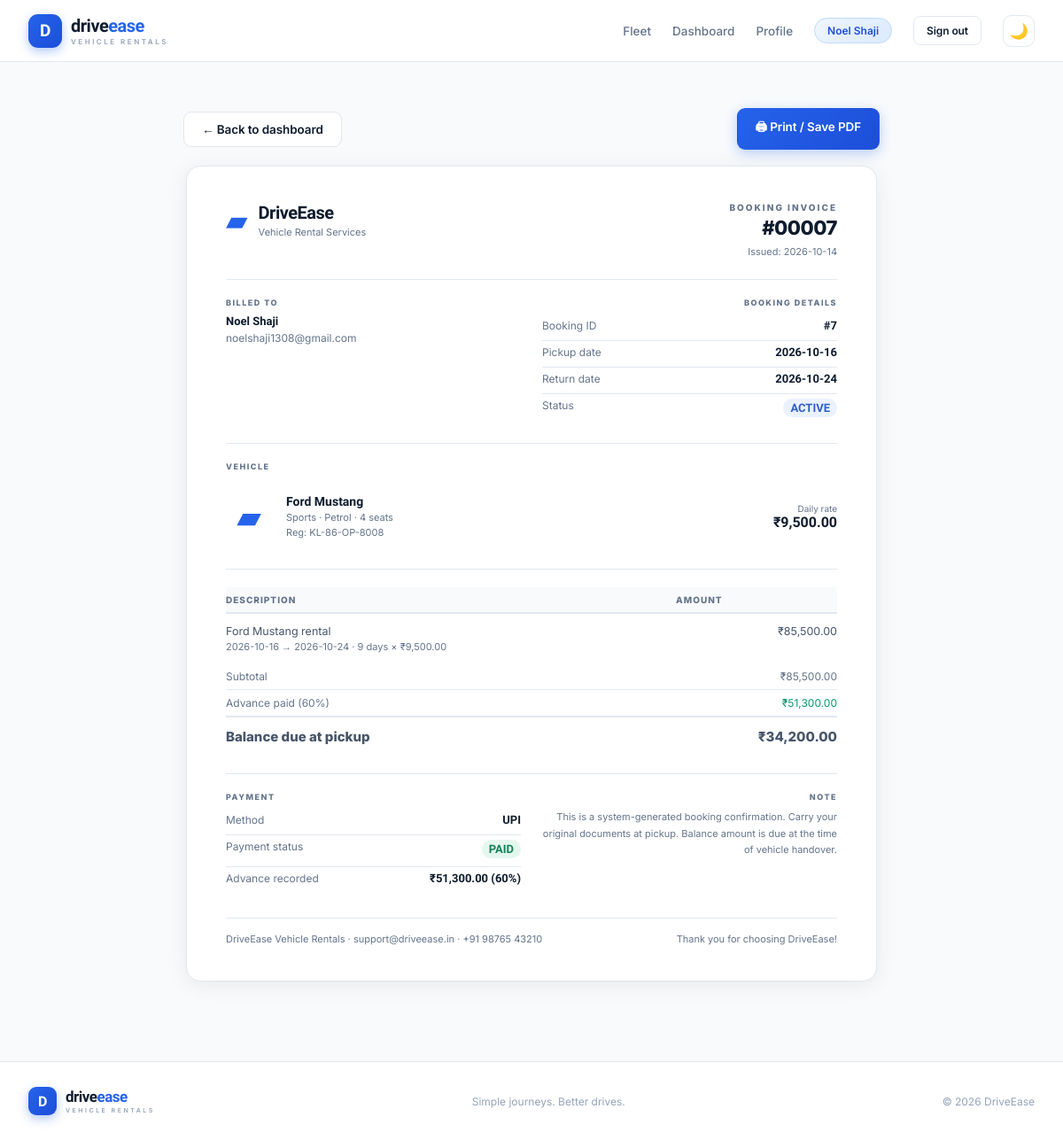
/invoice/7 (signed in), run on the app's committed database.
### tables this page shows
CREATE TABLE users (
            user_id INTEGER PRIMARY KEY AUTOINCREMENT,
            full_name TEXT NOT NULL,
            email TEXT UNIQUE NOT NULL,
            password_hash TEXT NOT NULL,
            role TEXT NOT NULL CHECK(role IN ('admin','customer')),
            phone TEXT DEFAULT '',
            created_at TEXT DEFAULT CURRENT_TIMESTAMP
        );

CREATE TABLE rentals (
            rental_id INTEGER PRIMARY KEY AUTOINCREMENT,
            user_id INTEGER NOT NULL,
            veh_id INTEGER NOT NULL,
            start_date TEXT NOT NULL,
            end_date TEXT NOT NULL,
            total_amount REAL NOT NULL CHECK(total_amount > 0),
            advance_paid REAL NOT NULL DEFAULT 0,
            payment_method TEXT DEFAULT '',
            payment_status TEXT NOT NULL DEFAULT 'pending' CHECK(payment_status IN ('pending','paid','refunded')),
            status TEXT NOT NULL DEFAULT 'pending' CHECK(status IN ('pending','approved','active','completed','cancelled')),
            created_at TEXT DEFAULT CURRENT_TIMESTAMP, refund_status TEXT NOT NULL DEFAULT 'none' CHECK(refund_status IN ('none','initiated')),
            FOREIGN KEY(user_id) REFERENCES users(user_id),
            FOREIGN KEY(veh_id) REFERENCES vehicles(veh_id)
        );

CREATE TABLE vehicles (
            veh_id INTEGER PRIMARY KEY AUTOINCREMENT,
            reg_number TEXT UNIQUE NOT NULL,
            brand TEXT NOT NULL,
            model TEXT NOT NULL,
            category TEXT NOT NULL,
            rental_price REAL NOT NULL CHECK(rental_price > 0),
            fuel_type TEXT DEFAULT 'Petrol',
            transmission TEXT NOT NULL DEFAULT 'Manual' CHECK(transmission IN ('Manual','Automatic')),
            seats INTEGER DEFAULT 5 CHECK(seats > 0),
            avail_status TEXT NOT NULL DEFAULT 'available' CHECK(avail_status IN ('available','rented','maintenance')),
            image_url TEXT DEFAULT '',
            description TEXT DEFAULT ''
        );

### app.py (the view)
@app.route('/invoice/<int:rental_id>')
@login_required('customer')
def invoice(rental_id):
    with connect() as con:
        rental = con.execute('''
            SELECT r.*,v.brand,v.model,v.reg_number,v.category,v.fuel_type,v.seats,
                   u.full_name,u.email,u.phone
            FROM rentals r
            JOIN vehicles v ON r.veh_id=v.veh_id
            JOIN users u ON r.user_id=u.user_id
            WHERE r.rental_id=? AND r.user_id=?
        ''', (rental_id, session['user_id'])).fetchone()
    if not rental:
        flash('Invoice not found.', 'error')
        return redirect(url_for('dashboard'))
    from datetime import date as _date
    start = _date.fromisoformat(rental['start_date'])
    end   = _date.fromisoformat(rental['end_date'])
    days    = (end - start).days + 1
    daily   = round(rental['total_amount'] / days, 2)
    advance = round(rental['advance_paid'], 2)
    balance = round(rental['total_amount'] - advance, 2)
    return render_template('invoice.html', r=rental, days=days, daily=daily, advance=advance, balance=balance)

### app.py (called while the page is built)
def connect():
    con = sqlite3.connect(DB)
    con.row_factory = sqlite3.Row
    con.execute('PRAGMA foreign_keys = ON')
    return con

def login_required(role=None):
    def decorator(fn):
        @wraps(fn)
        def wrapped(*args, **kwargs):
            if not session.get('user_id'):
                return redirect(url_for('login'))
            if role and session.get('role') != role:
                flash('You do not have permission to access that page.', 'error')
                return redirect(url_for('dashboard'))
            return fn(*args, **kwargs)
        return wrapped
    return decorator

@app.context_processor
def inject_globals():
    return {'current_year': date.today().year, 'theme': session.get('theme', 'light')}

### templates/invoice.html (shortened to what this page needs)
{% extends 'base.html' %}
{% block content %}
<section class="page-wrap narrow-wrap">
  <div class="invoice-toolbar no-print">
    <a class="btn btn-outline" href="{{ url_for('dashboard') }}">← Back to dashboard</a>
    <button class="btn btn-primary" onclick="window.print()">🖨 Print / Save PDF</button>
  </div>
  <div class="invoice-paper">
    <div class="inv-header">
      <div class="inv-brand">
        <span class="inv-logo">▰</span>
        <div>
          <b>DriveEase</b>
          <small>Vehicle Rental Services</small>
        </div>
      </div>
      <div class="inv-meta">
        <div class="inv-title">BOOKING INVOICE</div>
        <div class="inv-number">#{{ '%05d' % r.rental_id }}</div>
        <small>Issued: {{ r.created_at[:10] }}</small>
      </div>
    </div>
    <hr class="inv-divider">
    <div class="inv-two-col">
      <div>
        <div class="inv-section-label">BILLED TO</div>
        <b>{{ r.full_name }}</b>
        <p>{{ r.email }}</p>
      </div>
      <div class="inv-right-block">
        <div class="inv-section-label">BOOKING DETAILS</div>
        <div class="inv-detail-row"><span>Booking ID</span><b>#{{ r.rental_id }}</b></div>
        <div class="inv-detail-row"><span>Pickup date</span><b>{{ r.start_date }}</b></div>
        <div class="inv-detail-row"><span>Return date</span><b>{{ r.end_date }}</b></div>
        <div class="inv-detail-row"><span>Status</span>
          <b class="inv-status inv-status-{{ r.status }}">{{ r.status | upper }}</b>
        </div>
      </div>
    </div>
    <hr class="inv-divider">
    <div class="inv-section-label" style="margin-bottom:12px">VEHICLE</div>
    <div class="inv-vehicle-row">
      <div class="inv-vehicle-symbol">▰</div>
      <div class="inv-vehicle-info">
        <b>{{ r.brand }} {{ r.model }}</b>
        <small>{{ r.category }} · {{ r.fuel_type }} · {{ r.seats }} seats</small>
        <small>Reg: {{ r.reg_number }}</small>
      </div>
      <div class="inv-vehicle-rate">
        <small>Daily rate</small>
        <b>₹{{ '{:,.2f}'.format(daily) }}</b>
      </div>
    </div>
    <hr class="inv-divider">
    <table class="inv-table">
      <thead>
        <tr>
          <th>Description</th>
          <th class="inv-col-right">Amount</th>
        </tr>
      </thead>
      <tbody>
        <tr>
          <td>
            {{ r.brand }} {{ r.model }} rental
            <small class="inv-line-sub">{{ r.start_date }} → {{ r.end_date }} · {{ days }} day{{ 's' if days != 1 else '' }} × ₹{{ '{:,.2f}'.format(daily) }}</small>
          </td>
          <td class="inv-col-right">₹{{ '{:,.2f}'.format(r.total_amount) }}</td>
        </tr>
      </tbody>
      <tfoot>
        <tr class="inv-subtotal">
          <td>Subtotal</td>
          <td class="inv-col-right">₹{{ '{:,.2f}'.format(r.total_amount) }}</td>
        </tr>
        <tr class="inv-subtotal">
          <td>Advance paid ({{ ((advance / r.total_amount) * 100)|round|int }}%)</td>
          <td class="inv-col-right inv-paid">₹{{ '{:,.2f}'.format(advance) }}</td>
        </tr>
        <tr class="inv-total-row">
          <td>Balance due at pickup</td>
          <td class="inv-col-right">₹{{ '{:,.2f}'.format(balance) }}</td>
        </tr>
      </tfoot>
    </table>
    <hr class="inv-divider">
    <div class="inv-two-col">
      <div>
        <div class="inv-section-label">PAYMENT</div>
        <div class="inv-detail-row"><span>Method</span><b>{{ r.payment_method or '—' }}</b></div>
        <div class="inv-detail-row"><span>Payment status</span>
          <b class="inv-status inv-pay-{{ r.payment_status }}">{{ r.payment_status | upper }}</b>
        </div>
        <div class="inv-detail-row"><span>Advance recorded</span><b>₹{{ '{:,.2f}'.format(advance) }} ({{ ((advance / r.total_amount) * 100)|round|int }}%)</b></div>
      </div>
      <div class="inv-right-block inv-note-box">
        <div class="inv-section-label">NOTE</div>
        <p>This is a system-generated booking confirmation. Carry your original documents at pickup. Balance amount is due at the time of vehicle handover.</p>
      </div>
    </div>
    <div class="inv-footer">
      <span>DriveEase Vehicle Rentals · support@driveease.in · +91 98765 43210</span>
      <span>Thank you for choosing DriveEase!</span>
    </div>
  </div>
</section>
{% endblock %}

### templates/base.html (shortened to what this page needs)
<!doctype html>
<html lang="en" data-theme="{{ theme }}">
<head>
  <link rel="stylesheet" href="{{ url_for('static', filename='style.css') }}">
  <link rel="stylesheet" href="{{ url_for('static', filename='extra.css') }}">
</head>
<body>
<nav class="navbar">
  <a class="brand" href="{{ url_for('home') }}">
    <span class="brand-mark">D</span>
    <span>drive<span class="brand-accent">ease</span><small>VEHICLE RENTALS</small></span>
  </a>
  <div class="nav-links">
    <a href="{{ url_for('vehicles') }}">Fleet</a>
    {% if session.get('user_id') %}
      <a href="{{ url_for('dashboard') }}">Dashboard</a>
      <a href="{{ url_for('profile') }}">Profile</a>
      <span class="user-chip">{{ session.get('name','User') }}</span>
      <a class="btn btn-outline btn-small" href="{{ url_for('logout') }}">Sign out</a>
    {% else %}
      <a href="{{ url_for('login') }}">Sign in</a>
      <a class="btn btn-primary btn-small" href="{{ url_for('register') }}">Get started</a>
    {% endif %}
    <a href="{{ url_for('toggle_theme') }}" class="theme-toggle" title="Toggle dark/light mode" aria-label="Toggle theme">
      {% if theme == 'dark' %}☀️{% else %}🌙{% endif %}
    </a>
  </div>
</nav>
<main>
  {% block content %}{% endblock %}
</main>
<footer>
  <div class="footer-inner">
    <a class="brand footer-brand" href="{{ url_for('home') }}">
      <span class="brand-mark">D</span>
      <span>drive<span class="brand-accent">ease</span><small>VEHICLE RENTALS</small></span>
    </a>
    <span>Simple journeys. Better drives.</span>
    <span>© {{ current_year }} DriveEase</span>
  </div>
</footer>
</body>
</html>

### static/style.css (style rules this page uses)
:root { --ink:#0f1c2e;--muted:#64748b;--line:#e2e8f0;--blue:#2563eb;--blue-dark:#1d4ed8;--pale:#f0f6ff;--green:#059669;--shadow:0 4px 6px -1px rgba(0,0,0,.07),0 2px 4px -2px rgba(0,0,0,.05);--shadow-lg:0 20px 40px rgba(15,28,46,.10);--bg:#f8fafc;--card-bg:#ffffff;--nav-bg:#ffffff;--input-bg:#ffffff;--table-head:#f8fafc;--footer-border:#e2e8f0;--radius:12px;--radius-lg:18px }
.theme-toggle { display:grid;place-items:center;width:36px;height:36px;border-radius:10px;background:var(--card-bg,#fff);border:1px solid var(--line);font-size:17px;cursor:pointer;transition:.2s;text-decoration:none }
* { box-sizing:border-box }
body { margin:0;background:var(--bg);color:var(--ink);font-family:'Inter',sans-serif;font-size:14px;transition:background .25s,color .25s;-webkit-font-smoothing:antialiased }
h1,h2,h3,b,strong,.brand { font-family:'Sora',sans-serif }
h1,h2,h3,p { margin-top:0 }
a { color:inherit;text-decoration:none }
button,input,select,textarea { font:inherit }
.navbar { height:70px;display:flex;align-items:center;justify-content:space-between;max-width:1280px;margin:auto;padding:0 32px;border-bottom:1px solid var(--line);background:var(--nav-bg);position:sticky;top:0;z-index:100;backdrop-filter:blur(12px);-webkit-backdrop-filter:blur(12px) }
.brand { display:flex;align-items:center;gap:10px;font-weight:800;font-size:20px;letter-spacing:-.5px }
.brand-mark { display:grid;place-items:center;width:38px;height:38px;background:linear-gradient(135deg,var(--blue),var(--blue-dark));color:white;border-radius:11px;font-size:19px;font-weight:800;box-shadow:0 4px 12px rgba(37,99,235,.35) }
.brand-accent { color:var(--blue) }
.brand small { display:block;font-family:'Inter';font-size:8px;letter-spacing:2.5px;color:#94a3b8;font-weight:600;margin-top:1px }
.nav-links { display:flex;align-items:center;gap:24px;color:#64748b;font-weight:500;font-size:13.5px }
.user-chip { background:linear-gradient(135deg,#eff6ff,#dbeafe);color:#1d4ed8;padding:6px 14px;border-radius:30px;font-size:12px;font-weight:600;border:1px solid #bfdbfe }
.btn { display:inline-flex;align-items:center;justify-content:center;gap:8px;padding:11px 20px;border-radius:9px;font-weight:600;font-size:13.5px;border:1px solid transparent;cursor:pointer;transition:all .18s;white-space:nowrap;letter-spacing:-.1px }
.btn-primary { background:linear-gradient(135deg,var(--blue),var(--blue-dark));color:white;box-shadow:0 4px 14px rgba(37,99,235,.3) }
.btn-outline { background:var(--card-bg);border-color:var(--line);color:var(--ink) }
.btn-small { padding:8px 14px;font-size:12px;border-radius:8px }
.page-wrap { max-width:1280px;margin:auto;padding:52px 32px 90px;min-height:65vh }
table { width:100%;border-collapse:collapse;text-align:left;white-space:nowrap }
th { font-size:10px;letter-spacing:.8px;text-transform:uppercase;color:#94a3b8;background:var(--table-head);font-weight:700 }
th,td { padding:15px 20px;border-bottom:1px solid var(--line) }
td { font-size:12.5px;color:#475569 }
tbody tr:last-child td { border-bottom:0 }
.narrow-wrap { max-width:850px }
footer { border-top:1px solid var(--footer-border);padding:28px 32px;background:var(--nav-bg) }
.footer-inner { max-width:1220px;margin:auto;display:flex;align-items:center;justify-content:space-between;color:#94a3b8;font-size:12px }
.footer-brand { color:var(--ink);font-size:17px }
.footer-brand .brand-mark { width:32px;height:32px;font-size:16px;border-radius:9px }
.footer-brand small { font-size:7px }

### data on the page
users: get "Noel Shaji", full_name "Noel Shaji", email "noelshaji1308@gmail.com"
rentals: rental_id "00007", created_at "2026-10-14", rental_id "7", start_date "2026-10-16", end_date "2026-10-24", status "ACTIVE", total_amount "85,500.00", ((advance/r.total_amount)*100)|round|int "60", payment_method "UPI", payment_status "PAID"
vehicles: brand "Ford", model "Mustang", category "Sports", fuel_type "Petrol", seats "4", reg_number "KL-86-OP-8008"

### other printed values
{{ '{:,.2f}'.format(daily) }} "9,500.00"
{{ days }} "9"
{{ 's' if days != 1 else '' }} "s"
{{ '{:,.2f}'.format(advance) }} "51,300.00"
{{ '{:,.2f}'.format(balance) }} "34,200.00"
